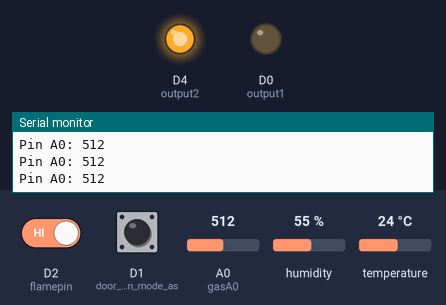
Bench run of a sketch on a simulated ESP8266 (NodeMCU). Shown: output pins drawn as LEDs (lit = HIGH), the last lines printed to the serial monitor. The inputs (shaded band) are chosen by the test bench; at power-on: A0 (gasA0) = 512, D2 (flamepin) HIGH, D1 (door_security_pin_mode_as) HIGH, humidity 55 %, temperature 24 °C. WiFi joins after 1.5 s; servers stay silent unless stated.

Above: at 3.0 s.
3.1 s: A0 (gasA0) set to 158
13.3 s: A0 (gasA0) set to 136
At 13.9 s:
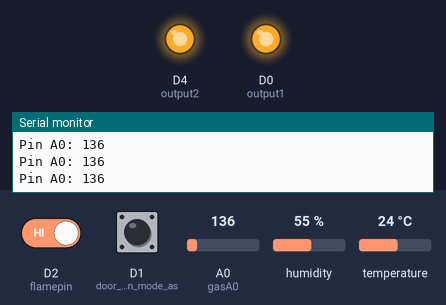
14.8 s: D2 (flamepin) driven LOW
At 16.0 s:
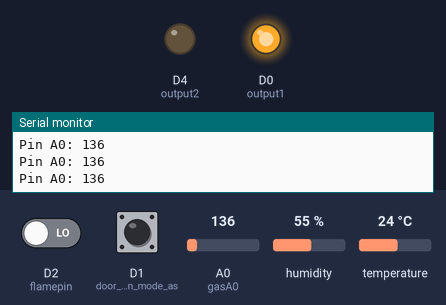
16.3 s: D2 (flamepin) driven HIGH
At 17.5 s:
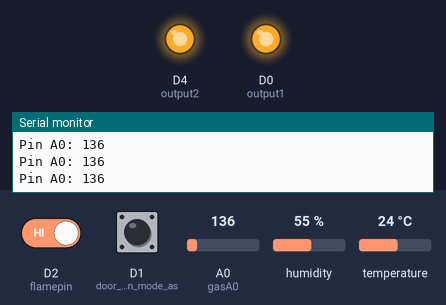
17.8 s: A0 (gasA0) set to 160
At 18.8 s:
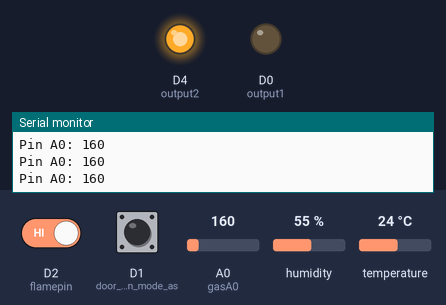
Timing chart, 0 to 20.3 s (numbered marks = the images above; inputs shaded):
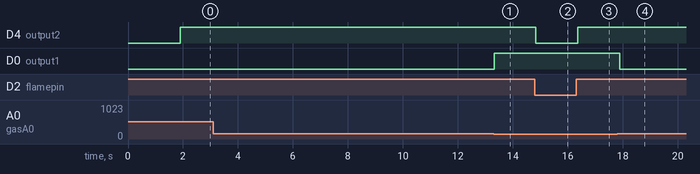

Measured:
- the behaviour switches between 151 and 150 on A0 (gasA0) (found by bisection; images 0 and 1)
- after the input at 13.3 s, D0 (output1): LOW → HIGH at once
- after the input at 14.8 s, D4 (output2): HIGH → LOW at once
- after the input at 16.3 s, D4 (output2): LOW → HIGH after 0.07 s
- after the input at 17.8 s, D0 (output1): HIGH → LOW after 0.10 s

The sketch:

Arduino_Node_mcuesp8266.ino
```cpp
  #define BLYNK_PRINT Serial  // use to Show output on blynk app
  #include <ESP8266WiFi.h>    // nodemcu wifi library
  #include <DHT_U.h>
  #include <BlynkSimpleEsp8266.h> // blynk library for nodemcu esp8266
  #include <DHT.h> //DHT Sensor Library


  char auth[] = "9a302791ef9647589756a1bcc9f59ab2"; // Authantication Token For Blynk Server Connection...!
  char ssid[] = "SMART HOME AUTOMATION"; // wifi name
  char pass[] = "DEVELOPER TEAM";  //  wifi password

  // 2 start

  #define DHTPIN 0       // D3 I/O pin for DHT11 U may Use Another Pin...!

  // Uncomment whatever type you're using!
  #define DHTTYPE DHT11     // DHT 11
  //#define DHTTYPE DHT22   // DHT 22, AM2302, AM2321
  //#define DHTTYPE DHT21   // DHT 21, AM2301

  DHT dht(DHTPIN, DHTTYPE);  // DHT funtion with pyrameter of pin no and type
   BlynkTimer timer;            //timer to chek temperature means how many time gap to check change in temperature

  // This function sends Arduino's up time every second to Virtual Pin (5).
  // In the app, Widget's reading frequency should be set to PUSH. This means
  // that you define how often to send data to Blynk App.
  void sendSensor() // funtion u may use any other name for your function
  {
  float h = dht.readHumidity(); // input value of humidity
  float t = dht.readTemperature(); // or dht.readTemperature(true) for Fahrenheit

  if (isnan(h) || isnan(t)) // Condition
  {
    Serial.println("Failed to read from DHT sensor!");   // when it is not connected or some error to read value of temperature
    return;
  }
  // You can send any value at any time.
  // Please don't send more that 10 values per second.
  Blynk.virtualWrite(V5, h);   // v5 for humidity
  Blynk.virtualWrite(V6, t);   // v6 for temperature
}

// 2 end

// Gas Leakage
int gasA0 = A0;   // AO pin Analog Input
int sensorThres = 150;  //Max Value Of Gas


// Common Output
const int output1 = 16; //output pin D0
const int output2 = 2 ;//output pin D4


//Flame sensor
const int flamepin = 4; // D2 flame Input Pin
int Flame = LOW; // sensor state Intially


void setup() // Setup For Whole Project
{
  Serial.begin(9600); // Work as Console

  Blynk.begin(auth, ssid, pass); // connection with blynk server
  // You can also specify server:
  //Blynk.begin(auth, ssid, pass, "blynk-cloud.com", 8442);
  //Blynk.begin(auth, ssid, pass, IPAddress(192,168,1,100), 8442);

  dht.begin(); // start dht
 timer.setInterval(1000L, sendSensor);  // chek value every scnd


  // pinmode for gas sensor
  pinMode(gasA0, INPUT); // input mode for gas sensor
  pinMode(output1, OUTPUT); // Output1 pin For Alarm...!


  // pinmode for flame sensor / fire sensor
  pinMode(output2, OUTPUT); // Output1 pin For Alarm...!
  pinMode(flamepin, INPUT); //work as Input to reaed data from flame sensor

 pinMode(D1,INPUT_PULLUP); // door security pin mode as input
   timer.setInterval(10000L,notifyOnButtonPress); // time gap to chek status

}
  //3 start

int flag=0; // for  door notification

 void notifyOnButtonPress(){ // door security function
 int isButtonPressed = digitalRead(D1); // door stAtus
  if (isButtonPressed==1 && flag==0){ //when condition true
    Serial.println("This is Message From Smart Home Automation Developer Team That Someone Has Open Your Door"); // output on serial monitor
    Blynk.notify("Alert \n Someone Has Open Your Door"); // // output on Mobile Screen Notification
    flag=1; // flag status return 1 condition after updAte
  }
  else if (isButtonPressed==0){
    flag=0; // return 0 into its initial value
  }
 }

// 3


  void loop (){ // repaeting function in the form of loop


  //Gas Sensor code
  int analogSensor = analogRead(gasA0);   // set input value in max level of gas
  Serial.print("Pin A0: "); // output in serial Monitor of arduino software
  Serial.println(analogSensor);// show input value on serial monitor of arduino software
  // Checks if it has reached the threshold value
  if (analogSensor > sensorThres)   //Gas Sensor condition
  {
    digitalWrite(output1,LOW); // When Condition Is True
    Blynk.notify("DANGER...!\n Gas Leakage Detected"); // out put on mobile notification
  }
  else
  {
    digitalWrite(output1,HIGH);  // When Condition Is False
  }
  delay(100); // time gap for gas sensor reading


  //flame sensor
     Flame = digitalRead(flamepin);
  if(Flame == LOW){
    digitalWrite(output2,LOW);  // when condition is true
    Blynk.notify("DANGER...!\n Fire In The House");
  }
  else{
    digitalWrite(output2, HIGH);  // when condition is false
  }


   Blynk.run(); // Run blynk server
   timer.run(); // run timer

  }
```
